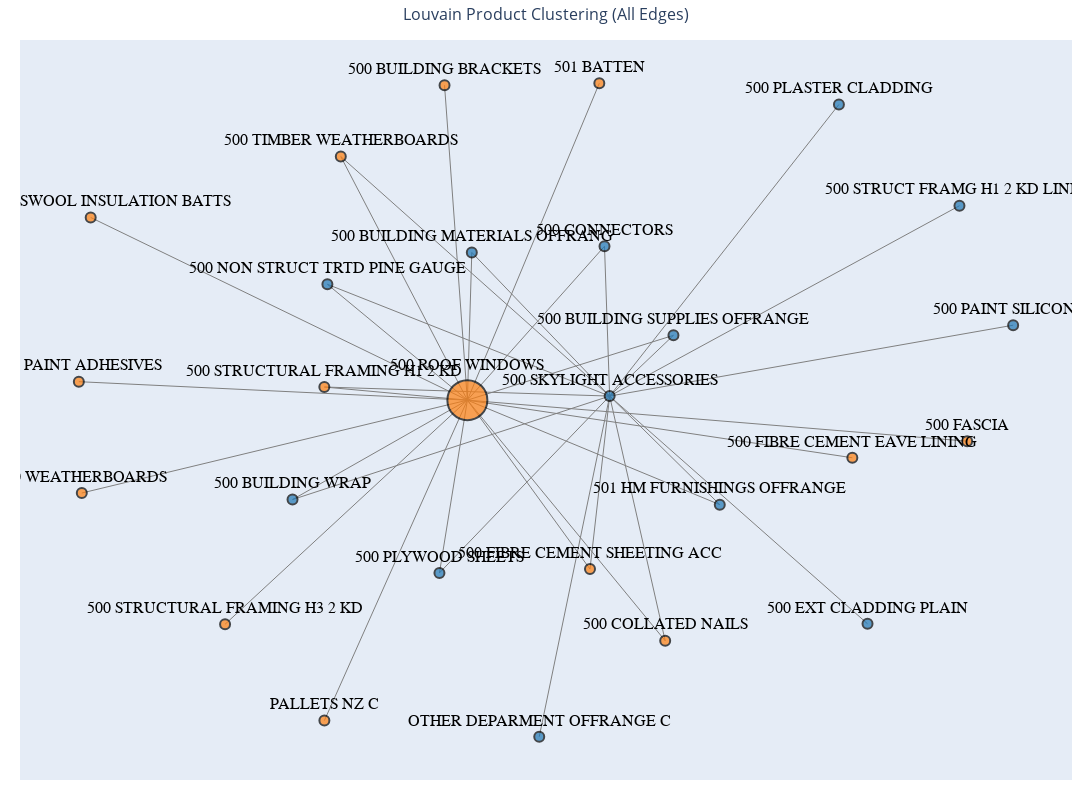

Notebook code for this chart:
### Markdown cell above
## Results

### Code cell
fig.show()

### Figure 1 — Plotly figure (JSON) as saved in the notebook; plotly's stock layout.template omitted (floating-point values rounded to 4 significant figures)
{"data": [{"hoverinfo": "none", "line": {"color": "gray", "width": 1}, "mode": "lines", "type": "scatter", "x": [0.1585, 0.2915, null, 0.1585, -0.129, null, 0.1585, 0.3881, null, 0.1585, -0.4366, null, 0.1585, -0.4301, null, 0.1585, 0.1477, null, 0.1585, 0.6963, null, 0.1585, -0.4022, null, 0.1585, 0.888, null, 0.1585, 0.2743, null, 0.1585, -0.1965, null, 0.1585, 0.1175, null, 0.1585, -0.5029, null, 0.1585, 0.01166, null, 0.1585, 1, null, 0.1585, 0.6366, null, 0.2915, -0.1382, null, -0.1382, -0.4366, null, -0.1382, 0.1477, null, -0.1382, -0.4301, null, -0.1382, 0.3881, null, -0.1382, -0.5029, null, -0.1382, -0.1965, null, -0.1382, 0.1175, null, -0.1382, -0.129, null, -0.1382, -0.6435, null, -0.1382, 0.1369, null, -0.1382, -0.9485, null, -0.1382, 0.2743, null, -0.1382, -0.4364, null, -0.1382, 0.9041, null, -0.1382, -0.9424, null, -0.1382, -0.9238, null, -0.1382, -0.4022, null, -0.1382, -0.1858, null, -0.1382, 0.6646, null], "y": [0.005347, 0.1773, null, 0.005347, 0.4121, null, 0.005347, -0.302, null, 0.005347, 0.03102, null, 0.005347, 0.3218, null, 0.005347, 0.4295, null, 0.005347, -0.6392, null, 0.005347, 0.6834, null, 0.005347, 0.5442, null, 0.005347, -0.6872, null, 0.005347, -0.4952, null, 0.005347, -0.4844, null, 0.005347, -0.2876, null, 0.005347, -0.959, null, 0.005347, 0.206, null, 0.005347, 0.8308, null, 0.1773, -0.006145, null, -0.006145, 0.03102, null, -0.006145, 0.4295, null, -0.006145, 0.3218, null, -0.006145, -0.302, null, -0.006145, -0.2876, null, -0.006145, -0.4952, null, -0.006145, -0.4844, null, -0.006145, 0.4121, null, -0.006145, -0.6405, null, -0.006145, 0.8909, null, -0.006145, 0.04614, null, -0.006145, -0.6872, null, -0.006145, -0.9132, null, -0.006145, -0.1222, null, -0.006145, -0.2691, null, -0.006145, 0.511, null, -0.006145, 0.6834, null, -0.006145, 0.8853, null, -0.006145, -0.1692, null]}, {"hoverinfo": "text", "marker": {"color": ["#1f77b4", "#1f77b4", "#ff7f0e", "#ff7f0e", "#1f77b4", "#1f77b4", "#1f77b4", "#1f77b4", "#1f77b4", "#1f77b4", "#ff7f0e", "#ff7f0e", "#ff7f0e", "#ff7f0e", "#ff7f0e", "#1f77b4", "#ff7f0e", "#1f77b4", "#ff7f0e", "#ff7f0e", "#ff7f0e", "#ff7f0e", "#ff7f0e", "#ff7f0e", "#1f77b4", "#1f77b4", "#1f77b4"], "line": {"color": "black", "width": 2}, "size": [10, 10, 40, 10, 10, 10, 10, 10, 10, 10, 10, 10, 10, 10, 10, 10, 10, 10, 10, 10, 10, 10, 10, 10, 10, 10, 10]}, "mode": "markers+text", "text": ["500 SKYLIGHT ACCESSORIES", "500 BUILDING SUPPLIES OFFRANGE", "500 ROOF WINDOWS", "500 STRUCTURAL FRAMING H1 2 KD", "500 CONNECTORS", "500 NON STRUCT TRTD PINE GAUGE", "501 HM FURNISHINGS OFFRANGE", "500 BUILDING WRAP", "500 BUILDING MATERIALS OFFRANG", "500 PLYWOOD SHEETS", "500 FIBRE CEMENT SHEETING ACC", "500 STRUCTURAL FRAMING H3 2 KD", "501 BATTEN", "500 PAINT ADHESIVES", "500 COLLATED NAILS", "500 EXT CLADDING PLAIN", "500 TIMBER WEATHERBOARDS", "500 STRUCT FRAMG H1 2 KD LINKD", "PALLETS NZ C", "500 FASCIA", "500 WEATHERBOARDS", "500 GLASSWOOL INSULATION BATTS", "500 BUILDING BRACKETS", "500 FIBRE CEMENT EAVE LINING", "OTHER DEPARMENT OFFRANGE C", "500 PAINT SILICONES", "500 PLASTER CLADDING"], "textfont": {"color": "black", "family": "Arial", "size": 16}, "textposition": "top center", "type": "scatter", "x": [0.1585, 0.2915, -0.1382, -0.4366, 0.1477, -0.4301, 0.3881, -0.5029, -0.129, -0.1965, 0.1175, -0.6435, 0.1369, -0.9485, 0.2743, 0.6963, -0.4022, 0.888, -0.4364, 0.9041, -0.9424, -0.9238, -0.1858, 0.6646, 0.01166, 1, 0.6366], "y": [0.005347, 0.1773, -0.006145, 0.03102, 0.4295, 0.3218, -0.302, -0.2876, 0.4121, -0.4952, -0.4844, -0.6405, 0.8909, 0.04614, -0.6872, -0.6392, 0.6834, 0.5442, -0.9132, -0.1222, -0.2691, 0.511, 0.8853, -0.1692, -0.959, 0.206, 0.8308]}], "layout": {"height": 800, "hovermode": "closest", "margin": {"b": 20, "l": 20, "r": 20, "t": 40}, "showlegend": false, "title": {"font": {"size": 16}, "text": "Louvain Product Clustering (All Edges)", "x": 0.5}, "width": 1200, "xaxis": {"showgrid": false, "showticklabels": false, "zeroline": false}, "yaxis": {"showgrid": false, "showticklabels": false, "zeroline": false}}}
